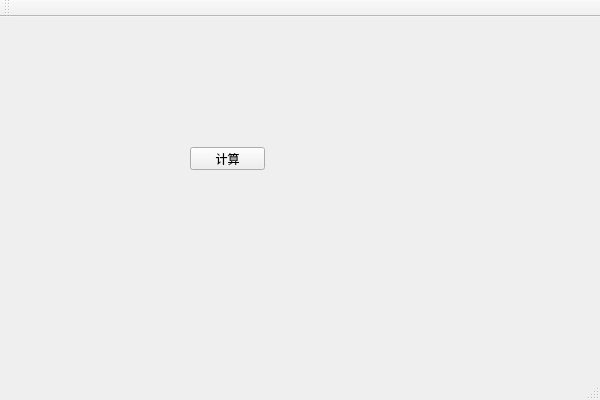
<?xml version="1.0" encoding="UTF-8"?>
<ui version="4.0">
 <class>CTestInterval2DClass</class>
 <widget class="QMainWindow" name="CTestInterval2DClass">
  <property name="geometry">
   <rect>
    <x>0</x>
    <y>0</y>
    <width>600</width>
    <height>400</height>
   </rect>
  </property>
  <property name="windowTitle">
   <string>CTestInterval2D</string>
  </property>
  <widget class="QWidget" name="centralWidget">
   <widget class="QPushButton" name="pushButton">
    <property name="geometry">
     <rect>
      <x>190</x>
      <y>130</y>
      <width>75</width>
      <height>23</height>
     </rect>
    </property>
    <property name="text">
     <string>计算</string>
    </property>
   </widget>
  </widget>
  <widget class="QMenuBar" name="menuBar">
   <property name="geometry">
    <rect>
     <x>0</x>
     <y>0</y>
     <width>600</width>
     <height>23</height>
    </rect>
   </property>
  </widget>
  <widget class="QToolBar" name="mainToolBar">
   <attribute name="toolBarArea">
    <enum>TopToolBarArea</enum>
   </attribute>
   <attribute name="toolBarBreak">
    <bool>false</bool>
   </attribute>
  </widget>
  <widget class="QStatusBar" name="statusBar"/>
 </widget>
 <layoutdefault spacing="6" margin="11"/>
 <resources>
  <include location="TestInterval2D.qrc"/>
 </resources>
 <connections>
  <connection>
   <sender>pushButton</sender>
   <signal>clicked()</signal>
   <receiver>CTestInterval2DClass</receiver>
   <slot>OnClickedButtonCompute()</slot>
   <hints>
    <hint type="sourcelabel">
     <x>220</x>
     <y>177</y>
    </hint>
    <hint type="destinationlabel">
     <x>220</x>
     <y>203</y>
    </hint>
   </hints>
  </connection>
 </connections>
 <slots>
  <slot>OnClickedButtonCompute()</slot>
 </slots>
</ui>
